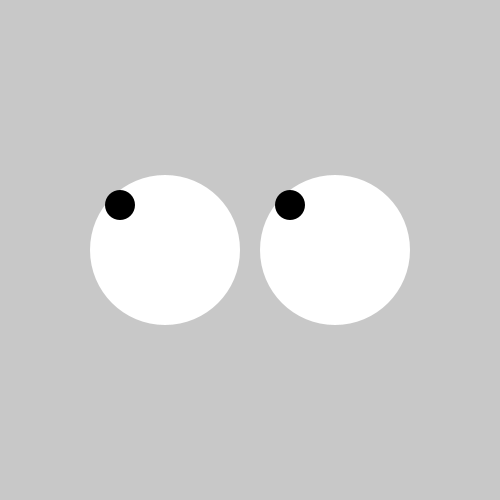
Frame 1 (no input)
Frame 60 (the mouse pressed at the canvas centre just before this capture): identical to frame 1, image omitted
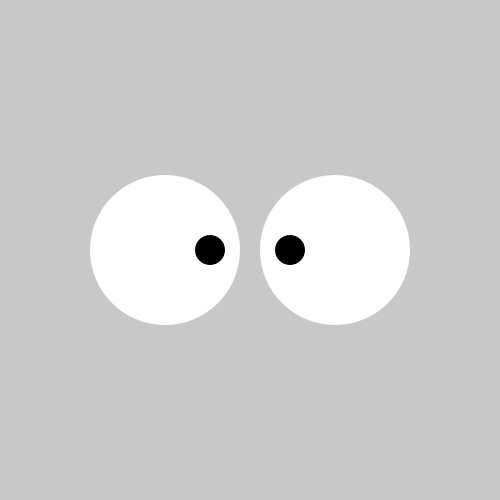
Frame 120 (the mouse held since frame 60 and released just before this capture)

The Processing sketch that drew these frames (run headless with seeded random() and noise(); from frame 60 on, the mouse is pressed at the canvas centre):

// Processing sketch: 10_eyes_following_mouse
// ── 10_eyes_following_mouse.pde
// Draw a pair of eyes with pupils that follow the mouse around the screen.

void setup() {
  size(500, 500);
}

void draw() {
  background(200);
  noStroke();

  // create variables for the left and right eye positions and the size of the two eyeballs
  int leftEyeX = 165;
  int leftEyeY = height /2;
  int rightEyeX = 335;
  int rightEyeY = height / 2;
  int eyeBallSize = 150;

  // draw the eyeballs
  fill(255);
  ellipse(leftEyeX, leftEyeY, eyeBallSize, eyeBallSize);
  ellipse(rightEyeX, rightEyeY, eyeBallSize, eyeBallSize);

  // calculate the x and y positions of the two pupils
  int pupilSize = 30;

  // constrain the left pupil horizontally
  int leftPupilLeftEdge = leftEyeX - eyeBallSize / 2 + pupilSize;
  int leftPupilRightEdge = leftEyeX + eyeBallSize / 2 - pupilSize;
  int leftPupilX = constrain(mouseX, leftPupilLeftEdge, leftPupilRightEdge);

  // constrain the left pupil vertically
  int leftPupilTopEdge = leftEyeY - eyeBallSize / 2 + pupilSize;
  int leftPupilBottomEdge = leftEyeY + eyeBallSize / 2 - pupilSize;
  int leftPupilY = constrain(mouseY, leftPupilTopEdge, leftPupilBottomEdge);

  // constrain the right pupil horizontally
  int rightPupilLeftEdge = rightEyeX - eyeBallSize / 2 + pupilSize;
  int rightPupilRightEdge = rightEyeX + eyeBallSize / 2 - pupilSize;
  int rightPupilX = constrain(mouseX, rightPupilLeftEdge, rightPupilRightEdge);

  // constrain the right pupil vertically
  int rightPupilTopEdge = rightEyeY - eyeBallSize / 2 + pupilSize;
  int rightPupilBottomEdge = rightEyeY + eyeBallSize / 2 - pupilSize;
  int rightPupilY = constrain(mouseY, rightPupilTopEdge, rightPupilBottomEdge);

  // draw the pupils
  fill(0);
  ellipse(leftPupilX, leftPupilY, pupilSize, pupilSize);
  ellipse(rightPupilX, rightPupilY, pupilSize, pupilSize);
}
